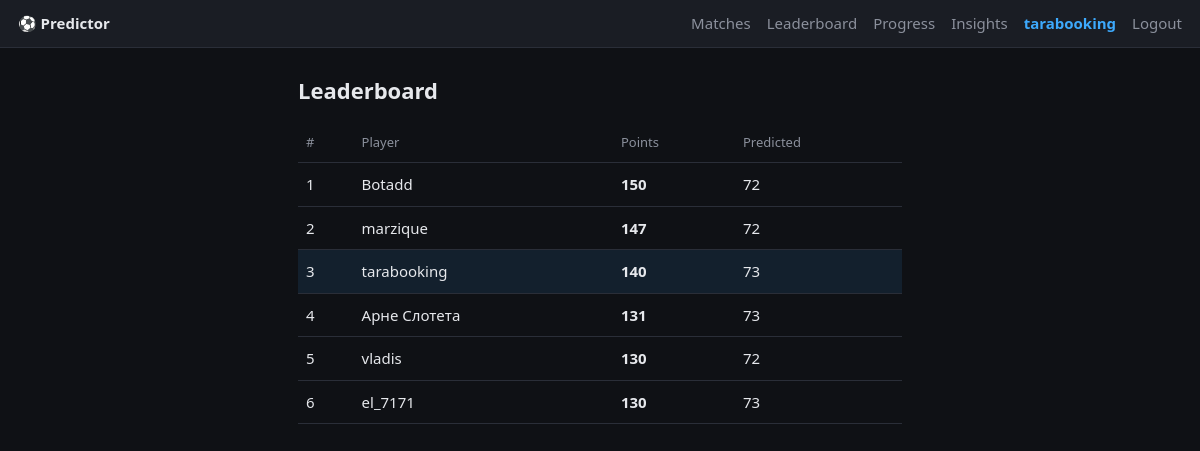
Page /leaderboard (signed in) on the committed database.
### tables this page shows
CREATE TABLE users (
    id            INTEGER PRIMARY KEY AUTOINCREMENT,
    username      TEXT UNIQUE NOT NULL,
    password_hash TEXT NOT NULL,
    created_at    TEXT NOT NULL
);

### app.py (the view)
@app.get("/leaderboard", response_class=HTMLResponse)
async def leaderboard(request: Request):
    user = current_user(request)
    if not user:
        return RedirectResponse("/login", status_code=302)
    with connect() as conn:
        rows = fetch_leaderboard(conn)
    return render(request, "leaderboard.html", {"user": user, "rows": rows})

### templates/leaderboard.html (shortened to what this page needs)
{% extends "base.html" %}
{% block content %}
<h1>Leaderboard</h1>
<table class="board">
  <thead><tr><th>#</th><th>Player</th><th>Points</th><th>Predicted</th></tr></thead>
  <tbody>
  {% for r in rows %}
    <tr class="{{ 'me-row' if r['username'] == user['username'] else '' }}">
      <td>{{ loop.index }}</td>
      <td>{{ r["username"] }}</td>
      <td><b>{{ r["total"] }}</b></td>
      <td>{{ r["played"] }}</td>
    </tr>
  {% endfor %}
  </tbody>
</table>
{% endblock %}

### templates/base.html (shortened to what this page needs)
<!doctype html>
<html lang="en">
<head>
  <link rel="stylesheet" href="/static/style.css">
</head>
<body>
  <header>
    <a href="/" class="brand">⚽ Predictor</a>
    {% if user %}
    <nav>
      <a href="/">Matches</a>
      <a href="/leaderboard">Leaderboard</a>
      <a href="/progress">Progress</a>
      <a href="/insights">Insights</a>
      <span class="me">{{ user["username"] }}</span>
      <a href="/logout">Logout</a>
    </nav>
    {% endif %}
  </header>
  <main class="{% block main_class %}{% endblock %}">
    {% block content %}{% endblock %}
  </main>
</body>
</html>

### static/style.css (style rules this page uses)
:root { --bg: #0f1115; --card: #1a1d24; --line: #2a2e38; --fg: #e6e8ec; --muted: #8b909c; --accent: #3da9fc; --good: #4caf50; }
* { box-sizing: border-box; }
body { margin: 0; background: var(--bg); color: var(--fg); font: 15px/1.5 system-ui, -apple-system, Segoe UI, Roboto, sans-serif; }
header { display: flex; align-items: center; gap: 16px; padding: 12px 18px; border-bottom: 1px solid var(--line); background: var(--card); position: sticky; top: 0; z-index: 10; }
.brand { font-weight: 700; color: var(--fg); text-decoration: none; }
nav { margin-left: auto; display: flex; align-items: center; gap: 16px; }
nav a { color: var(--muted); text-decoration: none; }
nav .me { color: var(--accent); font-weight: 600; }
main { max-width: 640px; margin: 0 auto; padding: 18px; }
h1 { font-size: 22px; margin: 8px 0 16px; }
.board { width: 100%; border-collapse: collapse; }
.board th, .board td { text-align: left; padding: 10px 8px; border-bottom: 1px solid var(--line); }
.board th { color: var(--muted); font-weight: 500; font-size: 13px; }
.board .me-row { background: rgba(61, 169, 252, 0.10); }

### rows in the picture
users: username "tarabooking", total "140", played "73"
users: username "Botadd", total "150", played "72"
users: username "marzique", total "147", played "72"
users: username "Арне Слотета", total "131", played "73"
users: username "vladis", total "130", played "72"
users: username "el_7171", total "130", played "73"
